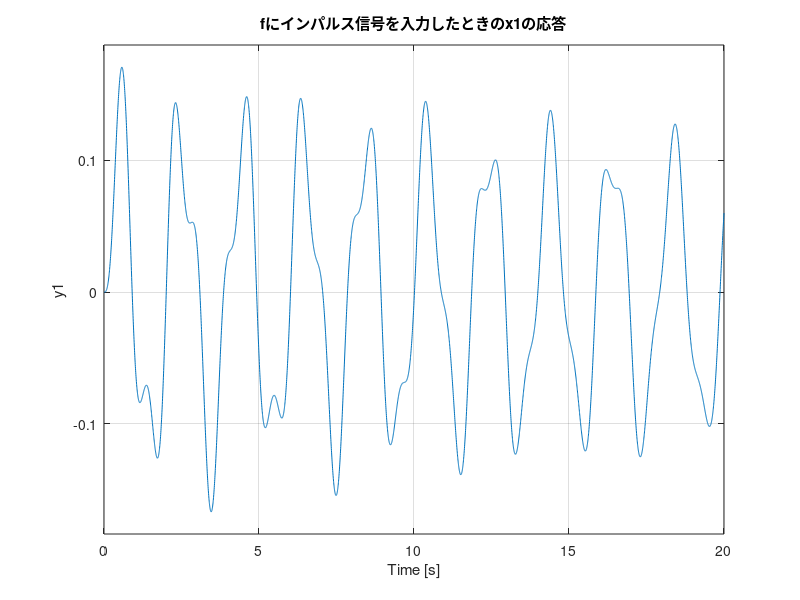
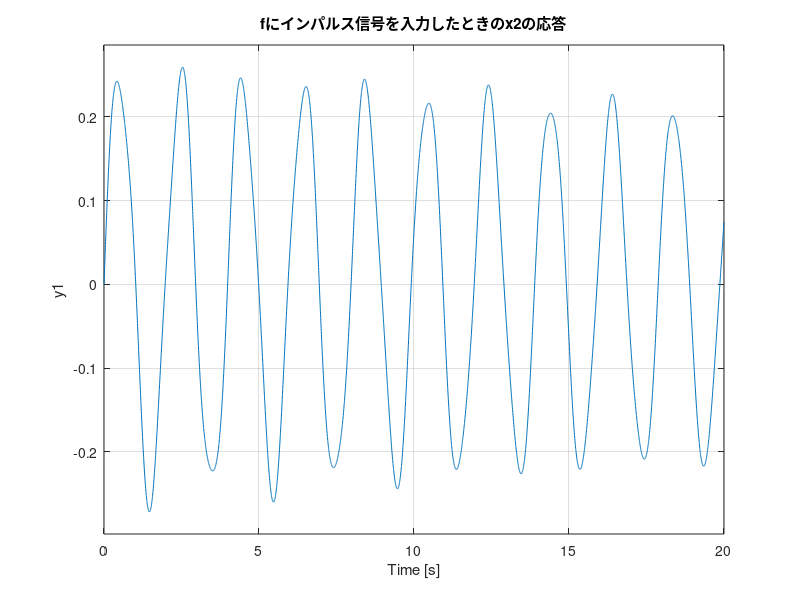
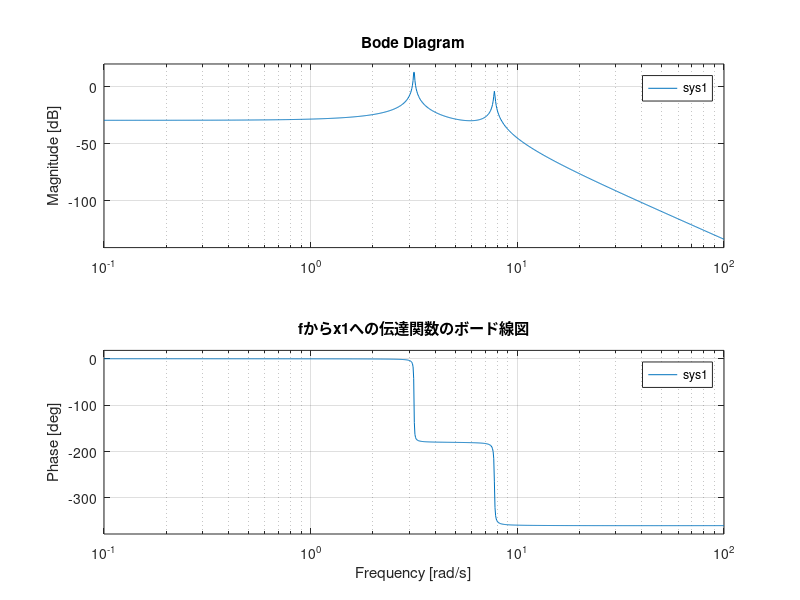
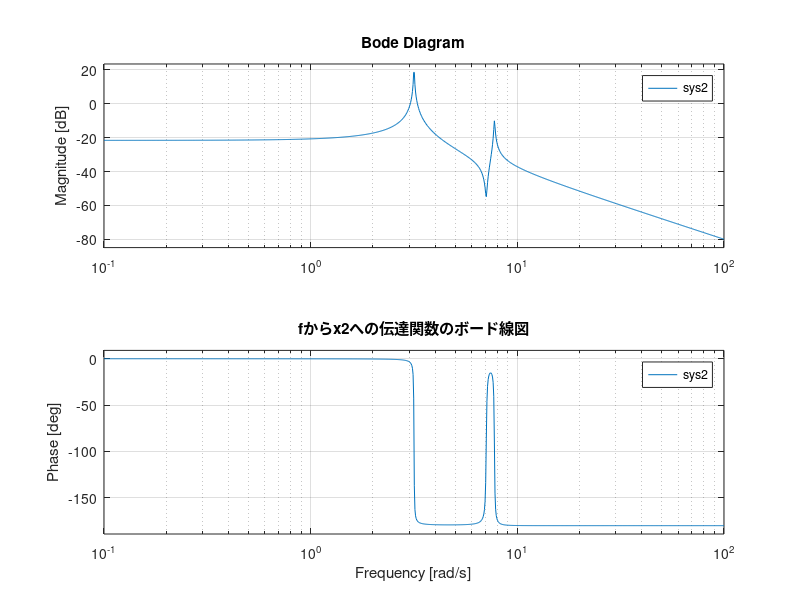

Write the MATLAB code that produced these figures, in order.
format short e;
format compact;
clear all;
close all;

m1 = 1;
m2 = 1;

k1 = 30;
k2 = 20;

d1 = 0.1;
d2 = 0.001;

A = [0           0           1           0;
     0           0           0           1;
     -(k1+k2)/m1 k2/m1       -(d1+d2)/m1 d2/m1;
     k2/m2       -k2/m2      d2/m2       -d2/m2];

B = [0; 0; 0; 1/m2];
C1 = [1 0 0 0];
C2 = [0 1 0 0];
D = 0;

sys1 = ss(A, B, C1, D);
sys2 = ss(A, B, C2, D);

time = linspace(0, 20, 5000);
omega = logspace(-1, 2, 1000);

impulse(sys1, time)
title("fにインパルス信号を入力したときのx1の応答")
saveas(gcf, "assignment1.png")

impulse(sys2, time)
title("fにインパルス信号を入力したときのx2の応答")
saveas(gcf, "assignment2.png")

bode(sys1, omega)
title("fからx1への伝達関数のボード線図")
saveas(gcf, "assignment3.png")

bode(sys2, omega)
title("fからx2への伝達関数のボード線図")
saveas(gcf, "assignment4.png")
